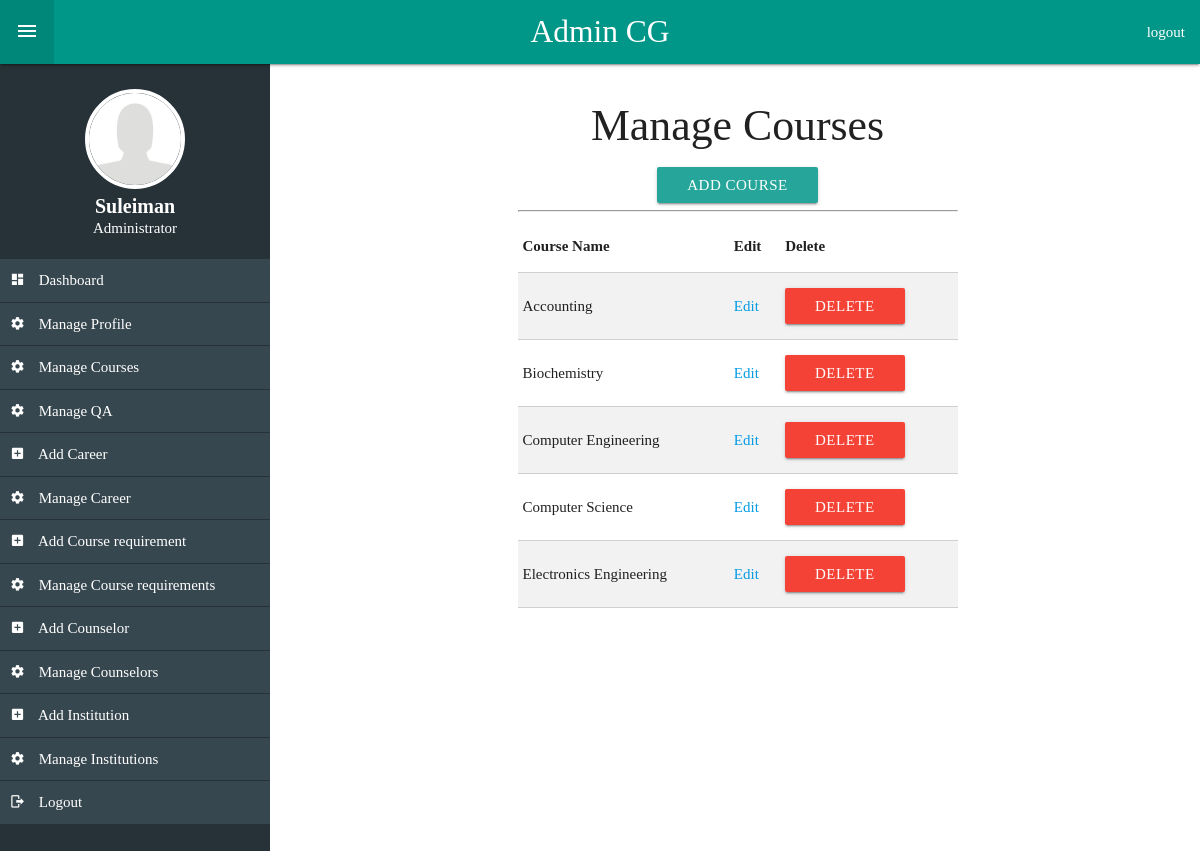
The app's page /admin/admin.php?action=manage_courses (signed in) with its own data.
### tables this page shows
CREATE TABLE `courses` (
  `course_id` int(11) NOT NULL,
  `course_name` varchar(255) NOT NULL,
  `course_desc` text NOT NULL
);

### admin/includes/manage_courses.php (the view, shortened to what this page needs)
<section class="col s12 m6 offset-m3">
  <h3 class="center-align">Manage Courses</h3>
  <div class="center-align">
    <a class="btn accent-1" href="admin.php?action=add_course">Add Course</a>
  </div>
  <hr>
	<table class="bordered striped">
    <thead>
      <tr>
          <th data-field="name">Course Name</th>
          <th data-field="edit">Edit </th>
          <th data-field="delete">Delete </th>
      </tr>
    </thead>
    <tbody>
      <?php
      	$sql = "SELECT * FROM `courses`";
      	$run_sql = @mysqli_query($dbc, $sql);
      	while($course_row = mysqli_fetch_array($run_sql)){
      		$course_id = $course_row["course_id"];
      		$course_name = $course_row["course_name"];
      ?>
      <tr>
        <td><?php echo $course_name; ?></td>
        <td><a href="admin.php?action=edit_course&course_id=<?php echo $course_id; ?>">Edit</a></td>
        <td><a class="waves-effect waves-light btn red" href="admin.php?action=delete_course&course_id=<?php echo $course_id; ?>">Delete</a></td>
      </tr>
    	<?php } ?>
    </tbody>
  </table>
</section>

### admin/admin.php (shortened to what this page needs)
<?php
require_once '../connection.php';
  $username = $_SESSION['admin'];
?>
<!DOCTYPE html>
<html lang="en">
<head>
	<link href="../css/materialize.css" type="text/css" rel="stylesheet" media="screen,projection"/>
  <link href="../css/admin.css" type="text/css" rel="stylesheet" media="screen,projection"/>
  <link href="../css/materialdesignicons.min.css" media="all" rel="stylesheet" type="text/css" />
</head>
<body>
	<div class="navbar-fixed">
		<nav role="navigation" class="teal ">
			<div class="nav-wrapper">
				<a href="admin.php" class="brand-logo center">Admin CG</a>
        <ul id="left">
          <li><a class="toggle"><i class="mdi mdi-menu"></i></a></li>
        </ul>
				<ul class="right ">
					<li><a href="logout.php">logout</a></li>
				</ul>
			</div>
		</nav>
	</div>
  <div class="row">
    <aside class=" blue-grey darken-4 hide-on-small-only" id="sidebar">
      <div class="valign-wrapper sidebar-header">
        <div class="row">
          <div class="col s12">
            <?php
              $sql = "SELECT * FROM `admin` WHERE `username`='$username'";
              $query = @mysqli_query($dbc, $sql);
              while ($row = mysqli_fetch_array($query)) {
                $fullname = $row['fullname'];
                $photo = $row['photo'];
            ?>
            <img src="../images/<?php echo $photo; ?>" class="responsive-img circle" alt="" style="width: 100px">
            <div class="white-text center-align">
              <h3 class="h3"><?php echo $fullname; ?></h3>
              <p>Administrator</p>
            </div>
            <?php } ?>
          </div>
        </div>
      </div>
      <ul class="sidebar-nav">
        <li><a href="admin.php"><i class="mdi mdi-view-dashboard"></i> Dashboard</a></li>
        <li><a href="admin.php?action=manage_admin"><i class="mdi mdi-settings"></i> Manage Profile</a></li>
        <li><a href="admin.php?action=manage_courses"><i class="mdi mdi-settings"></i> Manage Courses</a></li>
        <li><a href="admin.php?action=manage_questions"><i class="mdi mdi-settings"></i> Manage QA</a></li>
        <li><a href="admin.php?action=add_course_career"><i class="mdi mdi-plus-box"></i> Add Career</a></li>
        <li><a href="admin.php?action=manage_career"><i class="mdi mdi-settings"></i> Manage Career </a></li>
        <li><a href="admin.php?action=add_course_requirement"><i class="mdi mdi-plus-box"></i> Add Course requirement</a></li>
        <li><a href="admin.php?action=manage_requirements"><i class="mdi mdi-settings"></i> Manage Course requirements</a></li>
        <li><a href="admin.php?action=add_counselor"><i class="mdi mdi-plus-box"></i> Add Counselor</a></li>
        <li><a href="admin.php?action=manage_counselors"><i class="mdi mdi-settings"></i> Manage Counselors</a></li>
        <li><a href="admin.php?action=add_institution"><i class="mdi mdi-plus-box"></i> Add Institution</a></li>
        <li><a href="admin.php?action=manage_institutions"><i class="mdi mdi-settings"></i> Manage Institutions</a></li>
        <li><a href="logout.php"><i class="mdi mdi-logout"></i> Logout</a></li>
      </ul>
    </aside>
    <main id="main" class="section">
      <?php
        if(isset($_GET['action']) && $_GET['action'] === "add_course"){
          require_once 'includes/add_course.php';
        }else if(isset($_GET['action']) && $_GET['action'] === "manage_courses"){
          require_once 'includes/manage_courses.php';
        }else if(isset($_GET['action']) && $_GET['action'] === "edit_course"){
          require_once 'includes/edit_course.php';
        }else if(isset($_GET['action']) && $_GET['action'] === "delete_course"){
          require_once 'includes/delete_course.php';
        }else if(isset($_GET['action']) && $_GET['action'] === "update_admin"){
          require_once 'includes/update_admin.php';
        }else if(isset($_GET['action']) && $_GET['action'] === "manage_admin"){
          require_once 'includes/manage_admin.php';
        }else if(isset($_GET['action']) && $_GET['action'] === "change_password"){
          require_once 'includes/change_password.php';
        }else if(isset($_GET['action']) && $_GET['action'] === "change_password"){
          require_once 'includes/change_password.php';
        }else if(isset($_GET['action']) && $_GET['action'] === "add_course_requirement"){
          require_once 'includes/add_course_requirement.php';
        }else if(isset($_GET['action']) && $_GET['action'] === "manage_requirements"){
          require_once 'includes/manage_requirements.php';
        }else if(isset($_GET['action']) && $_GET['action'] === "edit_requirements"){
          require_once 'includes/edit_requirements.php';
        }else if(isset($_GET['action']) && $_GET['action'] === "delete_requirement"){
          require_once 'includes/delete_requirements.php';
        }else if(isset($_GET['action']) && $_GET['action'] === "add_institution"){
          require_once 'includes/add_institution.php';
        }else if(isset($_GET['action']) && $_GET['action'] === "manage_institutions"){
          require_once 'includes/manage_institutions.php';
        }else if(isset($_GET['action']) && $_GET['action'] === "edit_institution"){
          require_once 'includes/edit_institution.php';
        }else if(isset($_GET['action']) && $_GET['action'] === "delete_institution"){
          require_once 'includes/delete_institution.php';
        }else if(isset($_GET['action']) && $_GET['action'] === "add_course_career"){
          require_once 'includes/add_course_career.php';
        }else if(isset($_GET['action']) && $_GET['action'] === "manage_career"){
          require_once 'includes/manage_course_career.php';
        }else if(isset($_GET['action']) && $_GET['action'] === "edit_career"){
          require_once 'includes/edit_career.php';
        }else if(isset($_GET['action']) && $_GET['action'] === "delete_career"){
          require_once 'includes/delete_career.php';
        }else if(isset($_GET['action']) && $_GET['action'] === "manage_questions"){
          require_once 'includes/questions.php';
        }else if(isset($_GET['action']) && $_GET['action'] === "add_question"){
          require_once 'includes/add_question.php';
        }else if(isset($_GET['action']) && $_GET['action'] === "add_counselor"){
          require_once 'includes/add_counselor.php';
        }else if(isset($_GET['action']) && $_GET['action'] === "manage_counselors"){
          require_once 'includes/manage_counselors.php';
        }else if(isset($_GET['action']) && $_GET['action'] === "edit_counselor"){
          require_once 'includes/edit_counselor.php';
        }else if(isset($_GET['action']) && $_GET['action'] === "delete_counselor"){
          require_once 'includes/delete_counselor.php';
        }
      ?>
    </main>
  </div>
</body>
</html>

### css/admin.css (style rules this page uses)
body { padding-top: 0; font-family: ubuntu; }
#sidebar { display: block; height: 100vh; position: fixed; width: 270px; z-index: 100; overflow-y: scroll; }
#main { margin-left: 275px; min-height: 100vh; }
.toggle { font-size: 20px; }
.sidebar-header { margin-top: 40px; height: 140px; padding: 15px; }
img.circle { border: 4px solid #fff; }
.sidebar-header h3.h3 { margin: 0; font-size: 20px; font-weight: bold }
.sidebar-header p { margin: 0; }
.sidebar-nav { padding-bottom: 55px; }
.sidebar-nav > li > a >i { margin-right: 10px; color: #ffffff; }
.sidebar-nav li a { margin-bottom: 1px; padding: 10px; display: block; background-color: #37474f; color: #fff; }

### records on screen
courses: course_name "Accounting"
courses: course_name "Biochemistry"
courses: course_name "Computer Engineering"
courses: course_name "Computer Science"
courses: course_name "Electronics Engineering"

### other values on screen
$fullname "Suleiman"
